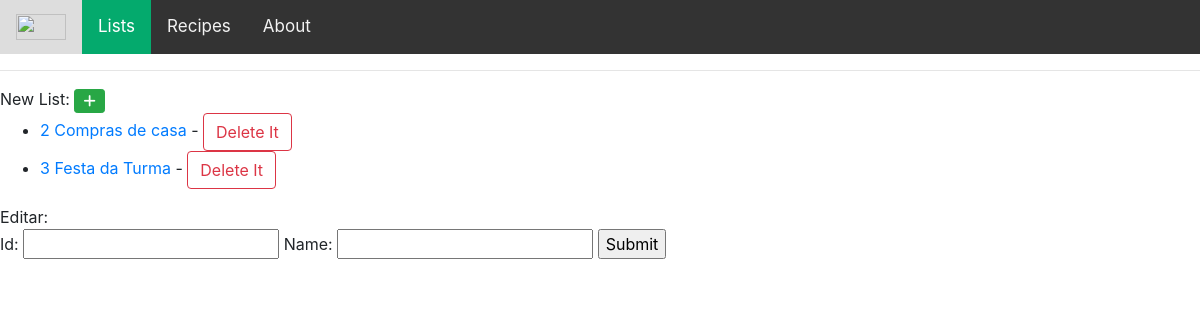
The app's page /lists/, older data.
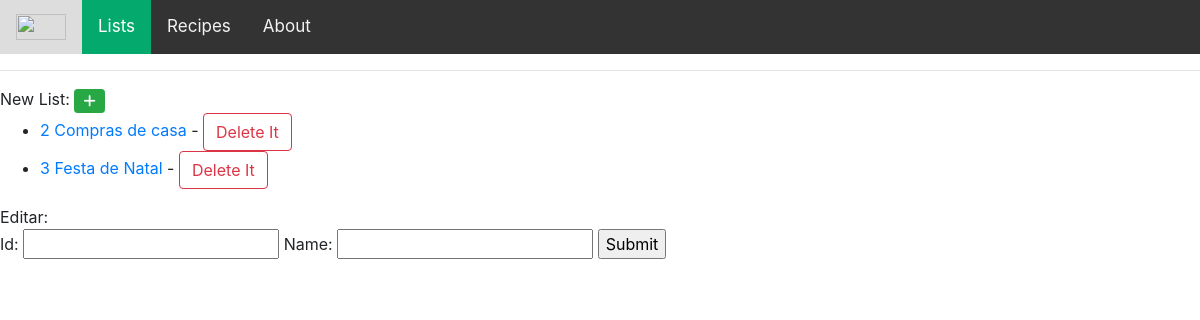
The same page, newer data.
### List/models.py (models this page shows, shortened)
class List(models.Model):
    name = models.CharField(max_length=50)

### List/views.py (the view)
# urls.py: path('lists/', views.lists, name='lists'),
def lists(request):
    lists = List.objects.all
    context = {
        'lists': lists,
    }
    return render(request, 'lists.html', context)

### List/templates/lists.html (shortened to what this page needs)
{% extends 'main.html' %}
{% block content %}
New List: <button class="btn btn-success btn-sm" data-toggle="modal" data-target="#ModalList" onclick="showModal()"><i class="fa fa-plus"></i></button>
<ul>
    {% for list in lists %}
        <li> <a href="{% url 'show_list' pk=list.id %}">{{list.id}} {{list.name}} </a> -
            <a class="btn btn-outline-danger" href="{% url 'delete_list' pk=list.id %}">Delete It</a>
        </li>
    {% endfor %}
    </ul>
Editar:
<form action="/edit_list/" method="post">
    <label for="id"> Id:</label>
    <input id="id" type="text" name="id" value="">
    <label for="name"> Name:</label>
    <input id="name" type="text" name="name" value="">
    <input type="submit" value="Submit">
</form>
{% endblock content %}

Row changes from the older to the newer data that the page shows:
changed List id 3: name "Festa da Turma" → "Festa de Natal"
